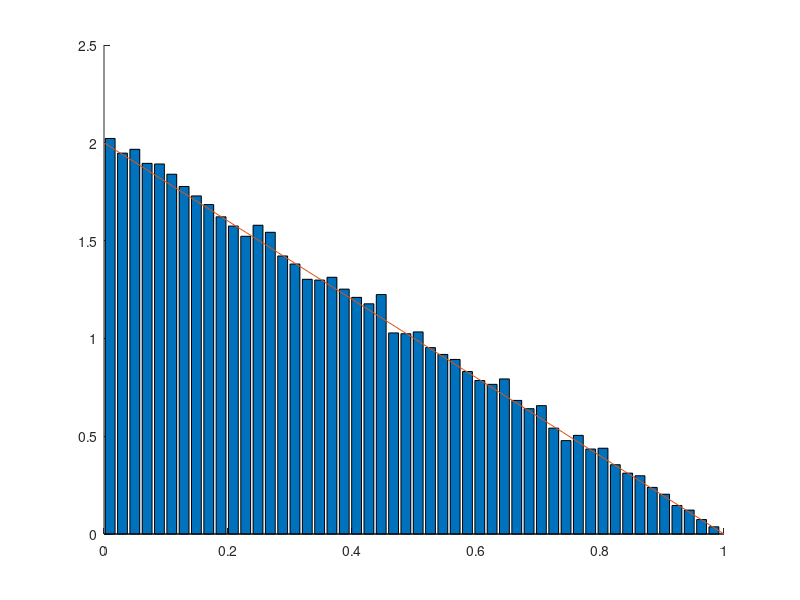
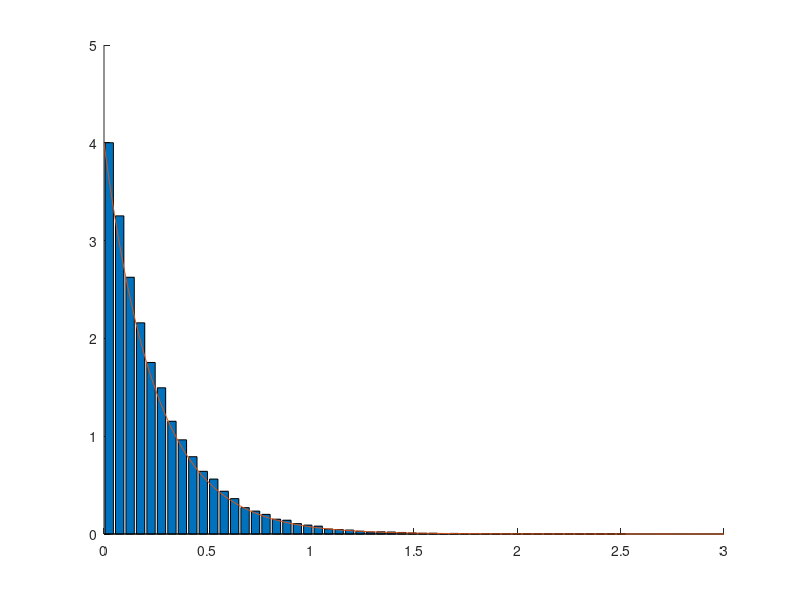

Here is the MATLAB script that generated these plots, in order:
clear variables;
close all; 
% Reprendre les résultats ex5 chap 3 et les vérifier de façon empirique
% à l'aide d'un programme matlab

n = 50000;

% Loi uniforme sur [0;1]
X1 = rand(n,1);
Y1 = rand(n,1);
Z1 = min(X1,Y1);

figure(1); hold on;
[h_emp1,xout1]= hist(Z1,50);
bar(xout1,h_emp1/trapz(xout1,h_emp1))
z_th1 = 0:0.01:1;
h_th1 = 2*(1-z_th1);
plot(z_th1,h_th1);

% Loi exp de paramètre lambda
lambda = 2;
X2 = -log(1-X1)/lambda;
Y2 = -log(1-Y1)/lambda;
Z2 = min(X2,Y2);

figure(2); hold on;
[h_emp2,xout2]= hist(Z2,50);
bar(xout2,h_emp2/trapz(xout2,h_emp2))
z_th2 = 0:0.01:3;
h_th2 = 2*lambda*exp(-2*lambda*z_th2);
plot(z_th2,h_th2);